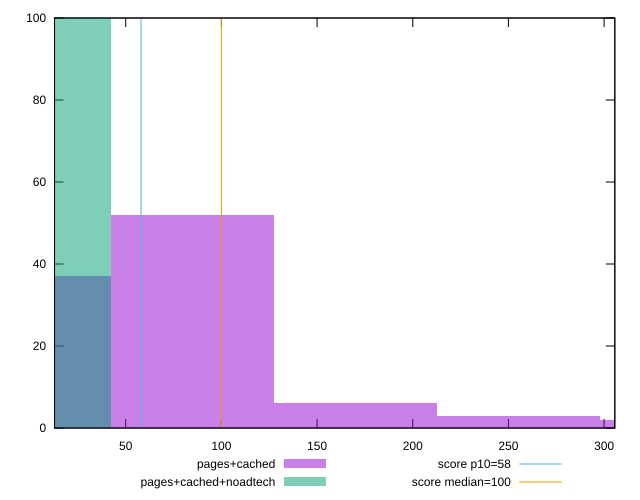

Source code (gnuplot):
reset

$pagesCached <<EOF
340.1439641866845 2
255.10797314001337 3
85.03599104667113 52
170.07198209334226 6
0 37
EOF

$pagesCachedNoadtech <<EOF
0 100
EOF

set key outside below
set boxwidth 85.03599104667113
set xrange [12.8:305.6000000000007]
set yrange [0:100]
set trange [0:100]
set style fill transparent solid 0.5 noborder

set parametric
set terminal svg size 640, 500 enhanced background rgb 'white'
set output "report_00017_2021-02-10T15-08-03.406Z/estimated-input-latency/comparison/histogram/1_vs_2.svg"

plot $pagesCached title "pages+cached" with boxes, \
     $pagesCachedNoadtech title "pages+cached+noadtech" with boxes, \
     58,t title "score p10=58", \
     100,t title "score median=100"

reset
